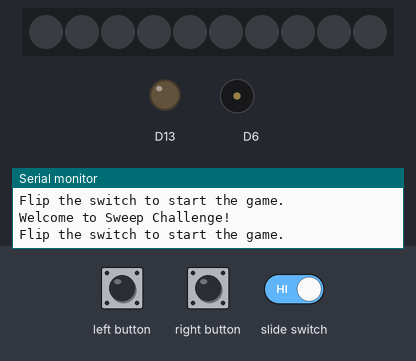
Bench run of a sketch on a simulated Adafruit Circuit Playground Express. Shown: 10 RGB LEDs in strip order, left to right, output pins drawn as LEDs (lit = HIGH), buzzer (waves = sounding), the last lines printed to the serial monitor. The inputs (shaded band) are chosen by the test bench. Dim RGB values are drawn brighter than linear.

Above: at 3.2 s.
3.3 s: slide switch set LOW
At 5.1 s:
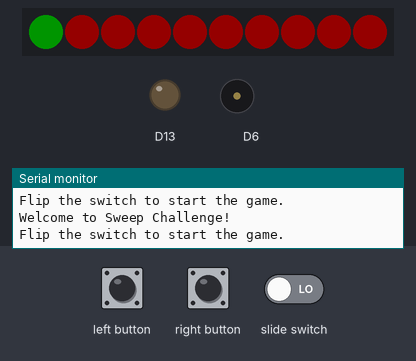
7.1 s: left button pressed for 3 s
At 8.4 s:
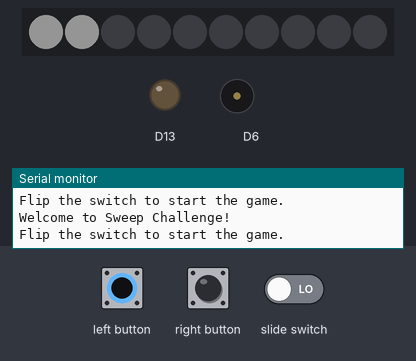
11.6 s: right button pressed for 3 s
At 11.78 s:
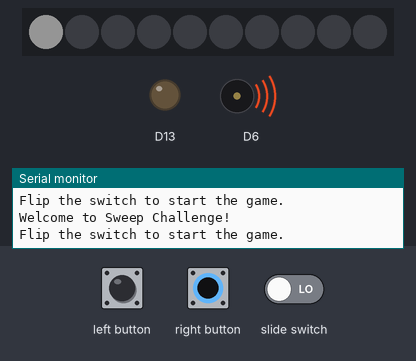
16.1 s: left button pressed for 3 s
At 20.13 s:
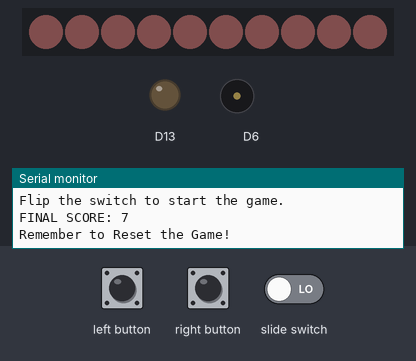
Timing chart, 0 to 22.7 s (numbered marks = the images above; inputs shaded):
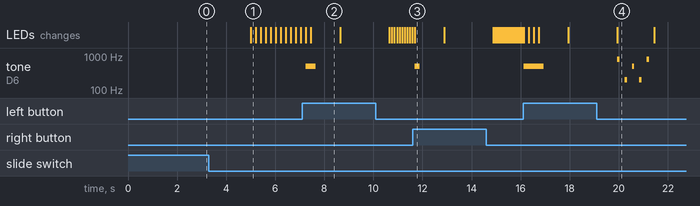

The sketch:

gamepractice.ino
```cpp
#include <Adafruit_CircuitPlayground.h>

// Constant ints
const int numberLevels = 3;
const int levelSpeed[numberLevels] = {200, 100, 50}; //speed for each level
const int maxPoints = 5;

// Variables
int level = 0;
int currentLight = 0;
int score = 0;
bool gamePlaying = true;

void setup() {
  CircuitPlayground.begin();
  Serial.begin(9600);
  welcomeMessage();
}

void loop() {
  if (CircuitPlayground.slideSwitch()) {
    resetGame();
  } else if (gamePlaying) {
    playLevel(level);
    delay(1000); // 1-second delay between levels
    if (level < numberLevels - 1) {
      level++;
    } else {
      gamePlaying = false;
      printTotalScore();
      endingSong();
      CircuitPlayground.clearPixels();
    }
  }
}

void playLevel(int level) {
  bool levelRunning = true;
  int pointsAwarded = 0;
  while (levelRunning) {
    for (currentLight = 0; currentLight < 10; currentLight++) {
      if (CircuitPlayground.leftButton() || CircuitPlayground.rightButton()) {
        int points = pointsWon(currentLight);
        score += points;
        displayScore(points);
        levelRunning = false;
        break;
      }
      mainSweep(currentLight);
      delay(levelSpeed[level]);
    }
  }
  displayScore(pointsAwarded);
}


void mainSweep(int light) {
  CircuitPlayground.clearPixels();
  for (int i = 0; i < 10; i++) {
    if (i == light) {
      switch (pointsWon(i)) {
        case 5: CircuitPlayground.setPixelColor(i, 0, 0, 255); break; // Blue for 5 points
        case 4: CircuitPlayground.setPixelColor(i, 128, 0, 128); break; // Purple for 4 points
        case 3: CircuitPlayground.setPixelColor(i, 255, 165, 0); break; // Orange for 3 points
        case 2: CircuitPlayground.setPixelColor(i, 255, 255, 0); break; // Yellow for 2 points
        case 1: CircuitPlayground.setPixelColor(i, 0, 255, 0); break; // Green for 1 point
        default: CircuitPlayground.setPixelColor(i, 255, 0, 0); break; // Red for all others
      }
    } else {
      CircuitPlayground.setPixelColor(i, 255, 0, 0); // Red light for the rest
    }
  }
}

int pointsWon(int light) {
  int points = 0;
  switch (light) {
    case 4: points = maxPoints; break;
    case 3: case 5: points = 4; break;
    case 2: case 6: points = 3; break;
    case 1: case 7: points = 2; break;
    case 0: case 8: points = 1; break;
    default: points = 0; break;
  }
  return points;
}

void displayScore(int points) {
  CircuitPlayground.clearPixels();
  for (int i = 0; i < points; i++) {
  CircuitPlayground.setPixelColor(i, 255, 255, 255); // White light for points awarded
  CircuitPlayground.playTone(500, 200);
  }
  delay(1000); // Display points for 1 second
  CircuitPlayground.clearPixels();
}

void printTotalScore() {
  Serial.print("FINAL SCORE: ");
  Serial.println(score);
  Serial.println("Remember to Reset the Game!");
}


void endingSong() {
  CircuitPlayground.clearPixels();
  for (int i = 0; i < 10; i++) {
  CircuitPlayground.setPixelColor(i, 72, 43, 47); // Rose Gold light for ending
  }
  CircuitPlayground.playTone(800, 100); delay(200);
  CircuitPlayground.playTone(200, 100); delay(200);
  CircuitPlayground.playTone(500, 100); delay(200);
  CircuitPlayground.playTone(200, 100); delay(200);
  CircuitPlayground.playTone(800, 100); delay(200);
}

void welcomeMessage() {
  Serial.println("Welcome to Sweep Challenge!");
  Serial.println("Flip the switch to start the game.");
  delay(2000);
  CircuitPlayground.clearPixels();
}

void resetGame() {
  level = 0;
  score = 0;
  gamePlaying = true;
  delay(1000);
  welcomeMessage();
}
```

Measured:
- after the input at 3.3 s, the LEDs: change after 1.7 s (image 1)
- after the input at 7.1 s, tone on D6: silent → 500 Hz after 0.15 s, → silent 0.40 s later; the LEDs: first change after 0.15 s (image 2 shows a later state)
- after the input at 11.6 s, tone on D6: silent → 500 Hz after 0.09 s, → silent 0.20 s later; the LEDs: change after 0.09 s (image 3)
- after the input at 16.1 s, tone on D6: plays 500 Hz for 0.80 s, 800 Hz for 0.10 s, 200 Hz for 0.10 s, 500 Hz for 0.10 s, 200 Hz for 0.10 s, 800 Hz for 0.10 s, starting at once; the LEDs: first change at once (image 4 shows a later state)
- what the display in image 2 shows lasts 1.2 s, from 7.4 s to 8.6 s
